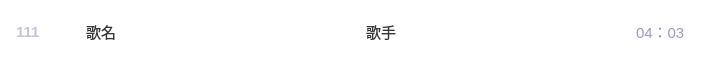
<?xml version="1.0" encoding="UTF-8"?>
<ui version="4.0">
 <class>MusicItem</class>
 <widget class="QWidget" name="MusicItem">
  <property name="geometry">
   <rect>
    <x>0</x>
    <y>0</y>
    <width>705</width>
    <height>63</height>
   </rect>
  </property>
  <property name="windowTitle">
   <string>Form</string>
  </property>
  <property name="styleSheet">
   <string notr="true">QWidget#MusicItem {
    background: transparent;
    border-radius: 8px;
}

QLabel#lbNum {
    color: rgb(195, 195, 219);
    font-weight: bold;
    font-size: 15px;
}

QLabel#lbMusicName,
#lbSinger {
    color: rgb(54, 54, 54);
    font-size: 15px;
}

QLabel#lbLog {
    border-image: url(:/NewMusic/images/NewMusic/sq2.png);
}

QLabel#lbTime {
    color: rgb(155, 155, 202);
    font-size: 15px;
}</string>
  </property>
  <layout class="QHBoxLayout" name="horizontalLayout_4">
   <property name="spacing">
    <number>0</number>
   </property>
   <property name="leftMargin">
    <number>0</number>
   </property>
   <property name="topMargin">
    <number>0</number>
   </property>
   <property name="rightMargin">
    <number>0</number>
   </property>
   <property name="bottomMargin">
    <number>0</number>
   </property>
   <item>
    <spacer name="horizontalSpacer_6">
     <property name="orientation">
      <enum>Qt::Horizontal</enum>
     </property>
     <property name="sizeType">
      <enum>QSizePolicy::Fixed</enum>
     </property>
     <property name="sizeHint" stdset="0">
      <size>
       <width>16</width>
       <height>20</height>
      </size>
     </property>
    </spacer>
   </item>
   <item>
    <widget class="QWidget" name="widget_3" native="true">
     <property name="minimumSize">
      <size>
       <width>70</width>
       <height>0</height>
      </size>
     </property>
     <property name="maximumSize">
      <size>
       <width>16777215</width>
       <height>16777215</height>
      </size>
     </property>
     <layout class="QHBoxLayout" name="horizontalLayout_3">
      <property name="spacing">
       <number>0</number>
      </property>
      <property name="leftMargin">
       <number>0</number>
      </property>
      <property name="topMargin">
       <number>0</number>
      </property>
      <property name="rightMargin">
       <number>0</number>
      </property>
      <property name="bottomMargin">
       <number>0</number>
      </property>
      <item>
       <widget class="QLabel" name="lbNum">
        <property name="minimumSize">
         <size>
          <width>0</width>
          <height>0</height>
         </size>
        </property>
        <property name="text">
         <string>111</string>
        </property>
       </widget>
      </item>
      <item>
       <spacer name="horizontalSpacer">
        <property name="orientation">
         <enum>Qt::Horizontal</enum>
        </property>
        <property name="sizeType">
         <enum>QSizePolicy::Fixed</enum>
        </property>
        <property name="sizeHint" stdset="0">
         <size>
          <width>18</width>
          <height>20</height>
         </size>
        </property>
       </spacer>
      </item>
     </layout>
    </widget>
   </item>
   <item>
    <widget class="QWidget" name="widget" native="true">
     <property name="minimumSize">
      <size>
       <width>280</width>
       <height>0</height>
      </size>
     </property>
     <property name="maximumSize">
      <size>
       <width>280</width>
       <height>16777215</height>
      </size>
     </property>
     <layout class="QHBoxLayout" name="horizontalLayout">
      <property name="spacing">
       <number>0</number>
      </property>
      <property name="leftMargin">
       <number>0</number>
      </property>
      <property name="topMargin">
       <number>0</number>
      </property>
      <property name="rightMargin">
       <number>0</number>
      </property>
      <property name="bottomMargin">
       <number>0</number>
      </property>
      <item>
       <widget class="QLabel" name="lbMusicName">
        <property name="text">
         <string>歌名</string>
        </property>
       </widget>
      </item>
      <item>
       <spacer name="horizontalSpacer_2">
        <property name="orientation">
         <enum>Qt::Horizontal</enum>
        </property>
        <property name="sizeType">
         <enum>QSizePolicy::Fixed</enum>
        </property>
        <property name="sizeHint" stdset="0">
         <size>
          <width>18</width>
          <height>20</height>
         </size>
        </property>
       </spacer>
      </item>
      <item>
       <widget class="QLabel" name="lbLog">
        <property name="minimumSize">
         <size>
          <width>30</width>
          <height>27</height>
         </size>
        </property>
        <property name="maximumSize">
         <size>
          <width>30</width>
          <height>27</height>
         </size>
        </property>
        <property name="text">
         <string/>
        </property>
       </widget>
      </item>
      <item>
       <spacer name="horizontalSpacer_4">
        <property name="orientation">
         <enum>Qt::Horizontal</enum>
        </property>
        <property name="sizeHint" stdset="0">
         <size>
          <width>40</width>
          <height>20</height>
         </size>
        </property>
       </spacer>
      </item>
     </layout>
    </widget>
   </item>
   <item>
    <widget class="QWidget" name="widget_2" native="true">
     <property name="minimumSize">
      <size>
       <width>270</width>
       <height>0</height>
      </size>
     </property>
     <property name="maximumSize">
      <size>
       <width>270</width>
       <height>16777215</height>
      </size>
     </property>
     <layout class="QHBoxLayout" name="horizontalLayout_2">
      <property name="spacing">
       <number>0</number>
      </property>
      <property name="leftMargin">
       <number>0</number>
      </property>
      <property name="topMargin">
       <number>0</number>
      </property>
      <property name="rightMargin">
       <number>0</number>
      </property>
      <property name="bottomMargin">
       <number>0</number>
      </property>
      <item>
       <widget class="QLabel" name="lbSinger">
        <property name="text">
         <string>歌手</string>
        </property>
       </widget>
      </item>
      <item>
       <spacer name="horizontalSpacer_3">
        <property name="orientation">
         <enum>Qt::Horizontal</enum>
        </property>
        <property name="sizeHint" stdset="0">
         <size>
          <width>243</width>
          <height>20</height>
         </size>
        </property>
       </spacer>
      </item>
     </layout>
    </widget>
   </item>
   <item>
    <widget class="QLabel" name="lbTime">
     <property name="text">
      <string>04：03</string>
     </property>
    </widget>
   </item>
   <item>
    <spacer name="horizontalSpacer_5">
     <property name="orientation">
      <enum>Qt::Horizontal</enum>
     </property>
     <property name="sizeHint" stdset="0">
      <size>
       <width>40</width>
       <height>20</height>
      </size>
     </property>
    </spacer>
   </item>
  </layout>
 </widget>
 <resources/>
 <connections/>
</ui>
